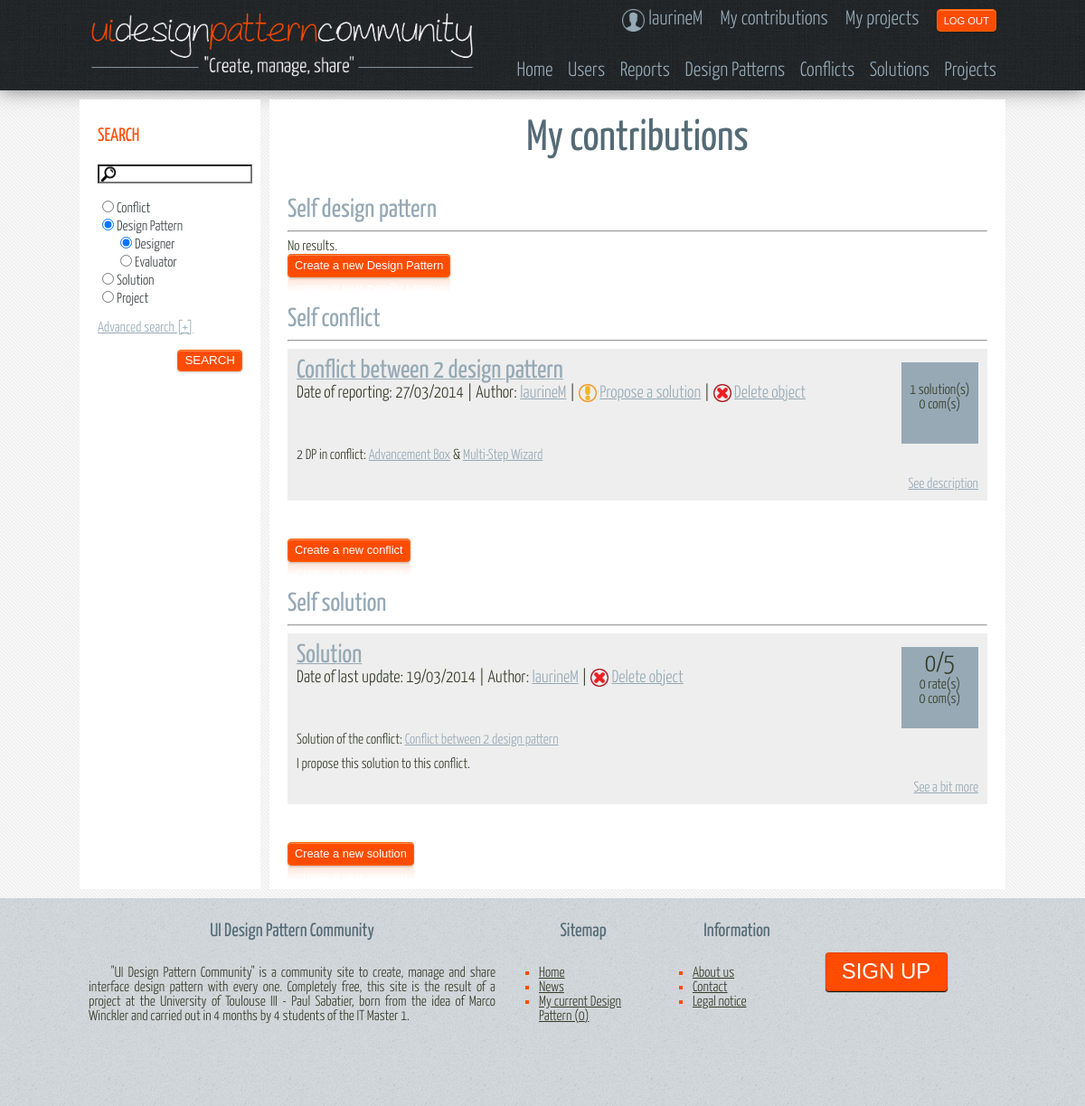
/view/contributions.php (signed in), run on the app's committed database.
### tables this page shows
CREATE TABLE IF NOT EXISTS `Conflict` (
  `idConflict` INT(11) NOT NULL AUTO_INCREMENT,
  `name` VARCHAR(150) NOT NULL,
  `description` TEXT NULL DEFAULT NULL,
  `date` DATETIME NULL DEFAULT NULL,
  `nbComments` INT(11) NULL DEFAULT NULL,
  `login` VARCHAR(30) NOT NULL,
  `idTypeConflict` INT(11) NOT NULL,
  PRIMARY KEY (`idConflict`),
  INDEX `fk_Conflit_User1_idx` (`login` ASC),
  INDEX `fk_Conflict_TypeConflict1_idx` (`idTypeConflict` ASC),
  CONSTRAINT `fk_Conflict_TypeConflict1`
    FOREIGN KEY (`idTypeConflict`)
    REFERENCES `TypeConflict` (`idTypeConflict`)
    ON DELETE NO ACTION
    ON UPDATE NO ACTION,
  CONSTRAINT `fk_Conflit_User1`
    FOREIGN KEY (`login`)
    REFERENCES `User` (`login`)
    ON DELETE NO ACTION
    ON UPDATE NO ACTION);

CREATE TABLE IF NOT EXISTS `DesignPattern` (
  `idDesignPattern` INT(11) NOT NULL AUTO_INCREMENT,
  `name` VARCHAR(150) NOT NULL,
  `what` TEXT NOT NULL,
  `whenAndHow` TEXT NULL DEFAULT NULL,
  `layout` TEXT NULL DEFAULT NULL,
  `copy` TEXT NULL DEFAULT NULL,
  `implementation` TEXT NULL DEFAULT NULL,
  `descriptionImage` TEXT NULL DEFAULT NULL,
  `nbUsage` INT(11) NULL DEFAULT NULL,
  `nbComments` INT(11) NULL DEFAULT NULL,
  `nbRates` INT(11) NULL DEFAULT NULL,
  `rate` DOUBLE NULL DEFAULT NULL,
  `date` DATETIME NULL DEFAULT NULL,
  `target` ENUM('Designer','Evaluator') NOT NULL,
  `login` VARCHAR(30) NOT NULL,
  PRIMARY KEY (`idDesignPattern`),
  INDEX `fk_DesignPattern_User1_idx` (`login` ASC),
  CONSTRAINT `fk_DesignPattern_User1`
    FOREIGN KEY (`login`)
    REFERENCES `User` (`login`)
    ON DELETE NO ACTION
    ON UPDATE NO ACTION);

CREATE TABLE IF NOT EXISTS `Solution` (
  `idSolution` INT(11) NOT NULL AUTO_INCREMENT,
  `name` VARCHAR(150) NOT NULL,
  `comment` TEXT NULL DEFAULT NULL,
  `codeSolution` TEXT NULL DEFAULT NULL,
  `nbComments` INT(11) NULL DEFAULT NULL,
  `nbRates` INT(11) NULL DEFAULT NULL,
  `rate` DOUBLE NULL DEFAULT NULL,
  `date` DATETIME NOT NULL,
  `idConflict` INT(11) NOT NULL,
  `login` VARCHAR(30) NOT NULL,
  PRIMARY KEY (`idSolution`),
  INDEX `fk_Solution_Conflit1_idx` (`idConflict` ASC),
  INDEX `fk_Solution_User1_idx` (`login` ASC),
  CONSTRAINT `fk_Solution_Conflit1`
    FOREIGN KEY (`idConflict`)
    REFERENCES `Conflict` (`idConflict`)
    ON DELETE NO ACTION
    ON UPDATE NO ACTION,
  CONSTRAINT `fk_Solution_User1`
    FOREIGN KEY (`login`)
    REFERENCES `User` (`login`)
    ON DELETE NO ACTION
    ON UPDATE NO ACTION);

### model/implementation/Database.php (called while the page is built, shortened)
<?php
class Database {
    private static $bdd = NULL;
    private static function connect() {
        try{
            return new PDO('mysql:host=localhost;dbname=mydb', 'admin', 'admin');
        } catch (Exception $e) {
            die('Erreur : ' . $e->getMessage());
        }
    }
    public static function getConnection() {
        if (Database::$bdd == NULL) {
            Database::$bdd = Database::connect();
        }
        return Database::$bdd;
    }
    public static function getOneData($req) {
        $bdd = Database::getConnection();
        $reponse = $bdd->query($req);
        $donnees = $reponse->fetch();
        return $donnees;
    }
    public static function getAllData($req) {
        $bdd = Database::getConnection();
        $reponse = $bdd->query($req);
        return $reponse;
    }
}
?>

### controller/toolkit/Session.php (called while the page is built, shortened)
<?php
class Session {
    public function __isset($name) {
        return isset($_SESSION[$name]);
    }
}
?>

### controller/toolkit/ToolKitDisplay.php (the view, shortened to what this page needs)
<?php
require_once($_SERVER['DOCUMENT_ROOT']."/site/model/implementation/Database.php");
require_once($_SERVER['DOCUMENT_ROOT']."/site/controller/toolkit/Session.php");
class ToolKitDisplay {
    public static function displayGenericBox($type, $dataToDisplay) {
        if ($type == "Conflict") {
            ToolKitDisplay::displayConflictBox($dataToDisplay);
        } else {
            if ($type == "DesignPattern") {
                ToolKitDisplay::displayDesignPatternBox($dataToDisplay, false);
            } else {
                if ($type == "Solution") {
                    ToolKitDisplay::displaySolutionBox($dataToDisplay);
                } else {
                    ToolKitDisplay::displayProjectBox($dataToDisplay);
                }
            }
        }
    }
    public static function displayConflictBox($dataToDisplay) {
        if ($dataToDisplay->rowCount() == 0) {
            echo 'No conflicts.';
        } else {
            $session = Session::getInstance();
            foreach ($dataToDisplay as $row) {
                echo "<article class=\"box\" id=\"article_".$row['idConflict']."\">";
                echo "<div id='headerAside'>";
                echo "<header id='headerBox'>";
                echo "<a href=\"details.php?type=Conflict&id=".$row['idConflict']."\"><h2>".$row['name']."</h2></a>";
                $dateConflict = new DateTime($row['date']);
                echo "<br/><div id=\"lienDescr\">Date of reporting: ".$dateConflict->format('d/m/Y')." | Author: <a href=\"/site/view/user.php?user=".$row['login']."\">".$row['login']."</a>";
                if (isset($session->login)) {
                    echo " | <img src=\"../img/vrac/propose.png\" style=\"vertical-align:middle;width:20px\"/>  <a href=\"/site/view/AddSolution.php?id=".$row['idConflict']."\">Propose a solution</a>";
                }
                if (isset($session->admin)) {
                    echo " | <img src=\"../img/vrac/croix.png\" style=\"vertical-align:middle;width:20px\"/>  <a href=\"/site/controller/deleteAdmin.php?id=".$row['idConflict']."&type=Conflict\">Delete object</a>";
                }
                echo "</div>";
                echo "</header>";
                $data = Database::getOneData("SELECT COUNT(*) as nb FROM Solution WHERE idconflict = ".$row['idConflict']);
                echo "<aside id='asideBox'>";
                echo "<div id=\"otherInfo2\">".$data['nb']." solution(s)<br/>".$row['nbComments']." com(s)</div>";
                echo "</aside>";
                echo "</div>";
                $rqtNb = Database::getOneData("SELECT COUNT(*) as nb FROM DesignPattern dp, ConflictDesignPattern cdp "
                            ."WHERE cdp.idConflict=".$row['idConflict']." AND dp.idDesignPattern = cdp.idDesignPattern;");
                $nombre = $rqtNb['nb'];
                echo "<div>".$nombre." DP in conflict: ";
                ToolKitDisplay::displayDPConflict($row['idConflict'], $nombre);
                echo "</div><br/>";
                echo "<summary><a href=\"#\" onclick=\"requestDetails('#Conflict".$row['idConflict']."', 'Conflict', '".$row['idConflict']."');return false;\" style=\"float:right\">See description</a></summary><br/>";
                echo "</article>";
            }
        }
    }
    public static function displayDesignPatternBox($dataToDisplay, $destroyWhenRemove) {
        if ($dataToDisplay->rowCount() == 0) {
            echo 'No results.';
        }
    }
    public static function displaySolutionBox($dataToDisplay) {
        if ($dataToDisplay->rowCount() == 0) {
            echo 'No solutions.';
        } else {
            $session = Session::getInstance();
            foreach ($dataToDisplay as $row) {
                echo "<article class=\"box\" id=\"article_".$row['idSolution']."\">";
                echo "<div id='headerAside'>";
                echo "<header id='headerBox'>";
                echo "<a href=\"details.php?type=Solution&id=".$row['idSolution']."\"><h2>".$row['name']."</h2></a>";
                $dateS = new DateTime($row['date']);
                echo "<br/><div id=\"lienDescr\">Date of last update: ".$dateS->format('d/m/Y')." | Author: <a href=\"/site/view/user.php?user=".$row['login']."\">".$row['login']."</a>";
                if (isset($session->admin)) {
                    echo " | <img src=\"../img/vrac/croix.png\" style=\"vertical-align:middle;width:20px\"/>  <a href=\"/site/controller/deleteAdmin.php?id=".$row['idSolution']."&type=Solution\">Delete object</a>";
                }
                echo "</div>";
                echo "</header>";
                echo "<aside id='asideBox'>";
                echo "<div id=\"note\">".$row['rate']."/5</div>";
                echo "<div id=\"otherInfo\">".$row['nbRates']." rate(s)<br/>".$row['nbComments']." com(s)</div>";
                echo "</aside>";
                echo "</div>";
                if (!preg_match("/details/", $_SERVER['REQUEST_URI'])) {
                    echo "<div id=\"solutionConflict\">Solution of the conflict: ";
                    $data = Database::getOneData("SELECT c.idConflict, c.name FROM Solution s, Conflict c WHERE s.idSolution=".$row['idSolution']." and c.idConflict=s.idConflict;");
                    echo "<a href=\"details.php?type=Conflict&id=".$data['idConflict']."\">".$data['name']."</a>";
                    echo "</div>";
                }
                echo "<article id=\"articleBox\">".$row['comment']."</article>";
                echo "<summary><a href=\"#\" onclick=\"requestDetails('#Solution".$row['idSolution']."', 'Solution', '".$row['idSolution']."');return false;\" style=\"float:right\">See a bit more</a></summary><br/>";
                echo "</article>";
            }
        }
    }
    public static function checkItem($item, $value) {
        if ($item == $value) {
            echo "checked";
        }
    }
    public static function addValue($value) {
        echo "value=\"".$value."\"";
    }
    public static function displayDPConflict($id, $nombre) {
        $rqtConflict = Database::getAllData("SELECT dp.idDesignPattern, dp.name FROM DesignPattern dp, ConflictDesignPattern cdp "
                                            ."WHERE cdp.idConflict=".$id." AND dp.idDesignPattern = cdp.idDesignPattern;");
        foreach ($rqtConflict as $res) {
            if ($nombre > 1) {
                echo "<a href=\"details.php?type=DesignPattern&id=".$res['idDesignPattern']."\">".$res['name']."</a> & ";
                $nombre--;
            } else {
                echo "<a href=\"details.php?type=DesignPattern&id=".$res['idDesignPattern']."\">".$res['name']."</a>";
            }
        }
    }
}

### styles/styleBase.css (style rules this page uses)
html { font-size: 100%; }
body { font-family: 'YanoneKaffeesatz-Light'; font-size: 1em; text-align:justify; }
h2 { font-size: 1.8em;font-weight: normal;color: #96A9B5;font-family: 'YanoneKaffeesatz-Regular'; }
a { color: #96A9B5; text-decoration: underline; }
img { border: none; }

### styles/styleStructure.css (style rules this page uses)
body { color: #373F42; background: #f7f7f7 url('../img/structure/bg04.png'); }
body { margin: 0 auto; padding: 0 auto; }

### styles/stylePlus.css (style rules this page uses)
.box { background-color:#eee; margin-bottom:10px; padding:10px; }
#headerAside { min-height:100px; }
#headerBox { width:86%; float:left; min-height:100px; }
#headerBox h2 { margin:0 auto; padding-right:5px; display:inline; }
#asideBox { width:10%; padding:5px; margin-top:5px; float:right; background-color: #96A9B5; text-align:center; min-height:80px; }
#note { font-size:1.8em; }
#lienDescr { height:27px; font-size:1.2em; }
#articleBox { margin-bottom: 10px; }
#otherInfo2 { vertical-align: middle; margin-top: 18px; }
#solutionConflict { height:27px; }

### data on the page
conflict: name "Conflict between 2 design pattern", date "27/03/2014", login "laurineM", nb "1", nbComments "0", nombre "2"
designpattern: name "Advancement Box"
designpattern: name "Multi-Step Wizard"
solution: name "Solution", date "19/03/2014", login "laurineM", rate "0", nbRates "0", nbComments "0", idConflict.name "Conflict between 2 design pattern", comment "I propose this solution to this conflict."

### other printed values
$session->login "laurineM"
$nb "0"
